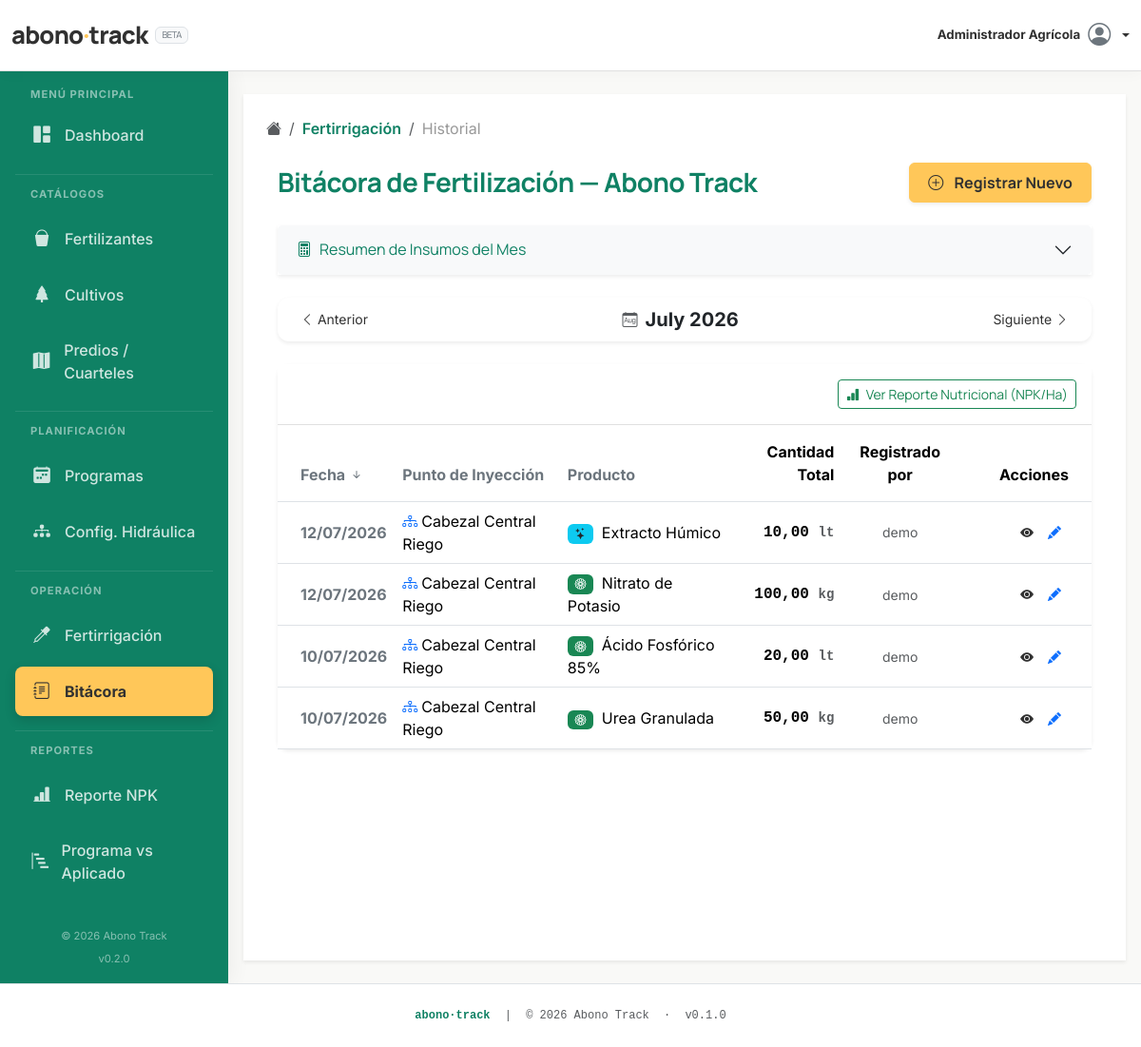
Screenshot of /public/fertilizacion/historial (signed in) with the database file from the repository.
### tables this page shows
CREATE TABLE IF NOT EXISTS `fertilizaciones_cabezal` (
  `id` INT UNSIGNED NOT NULL AUTO_INCREMENT,
  `predio_cabezal_id` INT UNSIGNED NOT NULL,
  `usuario_id` INT UNSIGNED NOT NULL,
  `fertilizante_id` INT UNSIGNED NOT NULL,
  `fecha` DATE NOT NULL,
  `cantidad_aplicada` DECIMAL(10,2) NOT NULL,
  `fecha_registro` TIMESTAMP NOT NULL DEFAULT CURRENT_TIMESTAMP,
  PRIMARY KEY (`id`),
  INDEX `idx_fc_usuario_fecha` (`usuario_id`, `fecha`),
  INDEX `idx_fc_predio` (`predio_cabezal_id`),
  INDEX `idx_fc_fertilizante` (`fertilizante_id`),
  CONSTRAINT `fk_fert_cab_predio` FOREIGN KEY (`predio_cabezal_id`) REFERENCES `predios`(`id`) ON DELETE CASCADE,
  CONSTRAINT `fk_fert_cab_usuario` FOREIGN KEY (`usuario_id`) REFERENCES `usuarios`(`id`) ON DELETE CASCADE,
  CONSTRAINT `fk_fert_cab_fert` FOREIGN KEY (`fertilizante_id`) REFERENCES `fertilizantes`(`id`) ON DELETE CASCADE
);

CREATE TABLE IF NOT EXISTS `predios` (
  `id` INT UNSIGNED NOT NULL AUTO_INCREMENT,
  `usuario_id` INT UNSIGNED NOT NULL,
  `cultivo_id` INT UNSIGNED DEFAULT NULL,
  `nombre` VARCHAR(150) NOT NULL,
  `tipo_superficie` ENUM('cultivo','cabezal_virtual','infraestructura') NOT NULL DEFAULT 'cultivo',
  `superficie_total` DECIMAL(10,2) UNSIGNED DEFAULT NULL COMMENT 'Hectáreas',
  `plantas_por_hectarea` INT UNSIGNED DEFAULT NULL,
  `cantidad_plantas` INT UNSIGNED DEFAULT NULL,
  `tipo_emisor` ENUM('gotero','microaspersor','cinta','pivote','surco') DEFAULT NULL,
  `caudal_lt_hora` DECIMAL(8,3) UNSIGNED DEFAULT NULL COMMENT 'L/h por planta',
  `año_plantacion` SMALLINT UNSIGNED DEFAULT NULL,
  `umbral_bajo` TINYINT UNSIGNED NOT NULL DEFAULT 75,
  `umbral_optimo_min` TINYINT UNSIGNED NOT NULL DEFAULT 90,
  `umbral_optimo_max` TINYINT UNSIGNED NOT NULL DEFAULT 110,
  `umbral_exceso` TINYINT UNSIGNED NOT NULL DEFAULT 130,
  `activo` TINYINT(1) NOT NULL DEFAULT 1,
  `created_at` TIMESTAMP NOT NULL DEFAULT CURRENT_TIMESTAMP,
  PRIMARY KEY (`id`),
  INDEX `idx_predios_usuario` (`usuario_id`),
  INDEX `idx_predios_cultivo` (`cultivo_id`),
  CONSTRAINT `fk_predios_usuario` FOREIGN KEY (`usuario_id`) REFERENCES `usuarios`(`id`) ON DELETE CASCADE,
  CONSTRAINT `fk_predios_cultivo` FOREIGN KEY (`cultivo_id`) REFERENCES `cultivos`(`id`) ON DELETE SET NULL
);

CREATE TABLE IF NOT EXISTS `fertilizantes` (
  `id` INT UNSIGNED NOT NULL AUTO_INCREMENT,
  `usuario_id` INT UNSIGNED NOT NULL,
  `nombre_comercial` VARCHAR(150) NOT NULL,
  `tipo_producto` VARCHAR(100),
  `tipo_unidad` ENUM('kg', 'lt') NOT NULL DEFAULT 'kg',
  `porcentaje_n` DECIMAL(6,2) UNSIGNED DEFAULT 0,
  `porcentaje_p` DECIMAL(6,2) UNSIGNED DEFAULT 0,
  `porcentaje_k` DECIMAL(6,2) UNSIGNED DEFAULT 0,
  `micronutrientes` JSON DEFAULT NULL,
  `densidad` DECIMAL(6,3) UNSIGNED DEFAULT 1.000,
  `activo` TINYINT(1) NOT NULL DEFAULT 1,
  `created_at` TIMESTAMP NOT NULL DEFAULT CURRENT_TIMESTAMP,
  PRIMARY KEY (`id`),
  INDEX `idx_fertilizantes_usuario` (`usuario_id`),
  CONSTRAINT `fk_fertilizantes_usuario` FOREIGN KEY (`usuario_id`) REFERENCES `usuarios`(`id`) ON DELETE CASCADE
);

CREATE TABLE IF NOT EXISTS `usuarios` (
  `id` INT UNSIGNED NOT NULL AUTO_INCREMENT,
  `nombre` VARCHAR(100) NOT NULL,
  `username` VARCHAR(60) NOT NULL UNIQUE,
  `password_hash` VARCHAR(255) NOT NULL,
  `activo` TINYINT(1) NOT NULL DEFAULT 1,
  `ultimo_login` DATETIME DEFAULT NULL,
  `fecha_creacion` TIMESTAMP NOT NULL DEFAULT CURRENT_TIMESTAMP,
  PRIMARY KEY (`id`)
);

### app/views/fertilizacion/historial.php (the view, shortened to what the rows shown need)
<div class="container-fluid mt-4">
    <div class="accordion mb-4 shadow-sm" id="accordionResumen">
        <div class="accordion-item border-0">
            <h2 class="accordion-header">
                <button class="accordion-button collapsed bg-light text-primary-dark-green" type="button" data-bs-toggle="collapse" data-bs-target="#collapseResumen">
                    <i class="bi bi-calculator me-2"></i> Resumen de Insumos del Mes
                </button>
            </h2>
        </div>
    </div>
    <div class="card shadow-sm border-0">
        <div class="card-body p-0">
            <div class="table-responsive">
                <table class="table table-hover align-middle mb-0">
                    <thead class="bg-light text-secondary">
                        <tr>
                            <?php
                                $baseLink = "?mes={$data['mes_actual']}&year={$data['year_actual']}";
                                $newDir = ($data['dir'] == 'ASC') ? 'DESC' : 'ASC';
                                $icon = ($data['dir'] == 'ASC') ? '<i class="bi bi-arrow-up-short"></i>' : '<i class="bi bi-arrow-down-short"></i>';
                            ?>
                            <th class="ps-4 py-3">
                                <a href="<?php echo $baseLink; ?>&sort=fecha&dir=<?php echo $newDir; ?>" class="text-decoration-none text-secondary">
                                    Fecha <?php echo ($data['sort'] == 'fecha') ? $icon : ''; ?>
                                </a>
                            </th>
                            <th class="py-3">
                                <a href="<?php echo $baseLink; ?>&sort=cabezal&dir=<?php echo $newDir; ?>" class="text-decoration-none text-secondary">
                                    Punto de Inyección <?php echo ($data['sort'] == 'cabezal') ? $icon : ''; ?>
                                </a>
                            </th>
                            <th class="py-3">
                                <a href="<?php echo $baseLink; ?>&sort=producto&dir=<?php echo $newDir; ?>" class="text-decoration-none text-secondary">
                                    Producto <?php echo ($data['sort'] == 'producto') ? $icon : ''; ?>
                                </a>
                            </th>
                            <th class="text-end py-3">Cantidad Total</th>
                            <th class="text-center py-3">Registrado por</th>
                            <th class="text-end pe-4 py-3" style="min-width:140px;">Acciones</th>
                        </tr>
                    </thead>
                    <tbody>
                        <?php if (empty($data['registros'])): ?>
                            <tr>
                                <td colspan="6" class="text-center py-5 text-muted">
                                    <i class="bi bi-bucket fs-1 d-block mb-2 opacity-25"></i>
                                    No hay aplicaciones registradas en este mes.
                                </td>
                            </tr>
                        <?php else: ?>
                            <?php foreach ($data['registros'] as $reg):
                                $badgeClass = 'bg-secondary'; $icon = 'bi-box-seam';
                                if ($reg->tipo_producto == 'fertilizante')  { $badgeClass = 'bg-success';            $icon = 'bi-flower1'; }
                                if ($reg->tipo_producto == 'biostimulante') { $badgeClass = 'bg-info text-dark';     $icon = 'bi-stars'; }
                            ?>
                            <tr>
                                <td class="ps-4 fw-bold text-secondary"><?php echo date('d/m/Y', strtotime($reg->fecha)); ?></td>
                                <td><i class="bi bi-diagram-3 text-primary me-1"></i><?php echo htmlspecialchars($reg->nombre_cabezal); ?></td>
                                <td>
                                    <span class="badge <?php echo $badgeClass; ?> me-1"><i class="bi <?php echo $icon; ?>"></i></span>
                                    <?php echo htmlspecialchars($reg->nombre_comercial); ?>
                                </td>
                                <td class="text-end fw-bold font-monospace">
                                    <?php echo number_format($reg->cantidad_aplicada, 2, ',', '.'); ?>
                                    <small class="text-muted"><?php echo $reg->tipo_unidad; ?></small>
                                </td>
                                <td class="text-center text-muted small"><?php echo htmlspecialchars($reg->nombre_usuario ?? '-'); ?></td>
                                <td class="text-end pe-4">
                                    <div class="btn-group">
                                        <button class="btn btn-sm btn-outline-secondary border-0" title="Ver Distribución"
                                                onclick="verDistribucion(<?php echo $reg->id; ?>, '<?php echo htmlspecialchars($reg->nombre_comercial); ?>', '<?php echo htmlspecialchars($reg->nombre_cabezal); ?>')">
                                            <i class="bi bi-eye-fill"></i>
                                        </button>
                                        <a href="<?php echo URL_ROOT; ?>/fertilizacion/editar/<?php echo $reg->id; ?>"
                                           class="btn btn-sm btn-outline-primary border-0" title="Editar Registro">
                                            <i class="bi bi-pencil-fill"></i>
                                        </a>
                                    </div>
                                </td>
                            </tr>
                            <?php endforeach; ?>
                        <?php endif; ?>
                    </tbody>
                </table>
            </div>
        </div>
    </div>
</div>

### rows the page displays
fertilizaciones_cabezal: fecha "12/07/2026", predio_cabezal.nombre "Cabezal Central Riego", fertilizante.nombre_comercial "Extracto Húmico", cantidad_aplicada "10,00", fertilizante.tipo_unidad "lt", usuario.username "demo"
fertilizaciones_cabezal: fecha "12/07/2026", predio_cabezal.nombre "Cabezal Central Riego", fertilizante.nombre_comercial "Nitrato de Potasio", cantidad_aplicada "100,00", fertilizante.tipo_unidad "kg", usuario.username "demo"
fertilizaciones_cabezal: fecha "10/07/2026", predio_cabezal.nombre "Cabezal Central Riego", fertilizante.nombre_comercial "Ácido Fosfórico 85%", cantidad_aplicada "20,00", fertilizante.tipo_unidad "lt", usuario.username "demo"
fertilizaciones_cabezal: fecha "10/07/2026", predio_cabezal.nombre "Cabezal Central Riego", fertilizante.nombre_comercial "Urea Granulada", cantidad_aplicada "50,00", fertilizante.tipo_unidad "kg", usuario.username "demo"

### other values shown
SessionHelper::getUserName() "Administrador Agrícola"
$c['label'] "Fertirrigación"
$c['label'] "Historial"
$data['titulo'] "Bitácora de Fertilización — Abono Track"
$nombreMes "July"
$year "2026"
SITE_NAME "Abono Track"
